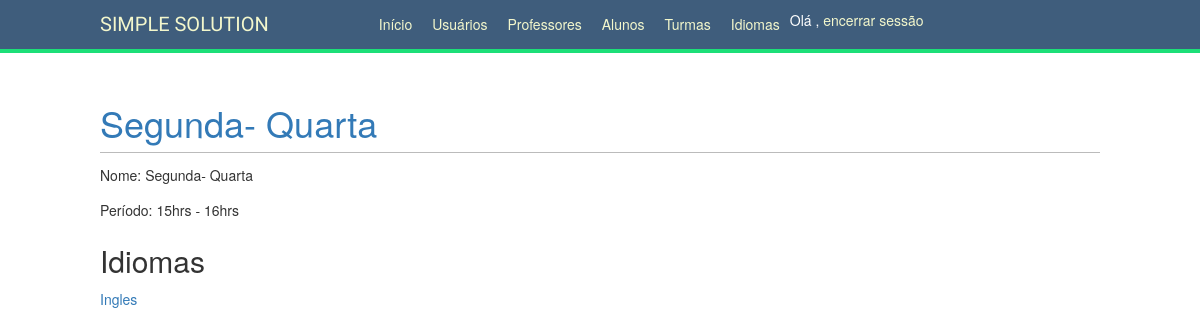
Screenshot of /school/careers/1/ (signed in) with the database file from the repository.
### school/models.py (models this page shows, shortened)
class Career(models.Model):
    name = models.CharField(max_length=80, unique=True)
    code = models.CharField(max_length=25, unique=True)
    subjects = models.ManyToManyField(Subject, blank=True)

class Subject(models.Model):
    STARTER = 'STARTER'
    BASIC = 'BASIC'
    INTERMEDIATE = 'INTERMEDIATE'
    ADVANCED = 'ADVANCED'
    SUBJECT_TYPE_MAP = {
        STARTER: 'STARTER',
        BASIC: 'BASIC',
        INTERMEDIATE: 'INTERMEDIATE',
        ADVANCED: 'ADVANCED',
    }
    SUBJECT_TYPE_CHOICES = (
        (STARTER, SUBJECT_TYPE_MAP[STARTER]),
        (BASIC, SUBJECT_TYPE_MAP[BASIC]),
        (INTERMEDIATE, SUBJECT_TYPE_MAP[INTERMEDIATE]),
        (ADVANCED, SUBJECT_TYPE_MAP[ADVANCED]),
    )
    name = models.CharField(max_length=80, unique=True)
    code = models.CharField(max_length=25, unique=True, auto_created=True)
    subject_type = models.CharField(
        max_length=12,
        choices=SUBJECT_TYPE_CHOICES,
    )
    professors = models.ManyToManyField(Professor, blank=True)
    students = models.ManyToManyField('Student', blank=True)

### school/views.py (the view)
# urls.py: path('careers/<int:career_id>/', views.career_detail, name='career_detail'),
@staff_member_required
def career_detail(request, career_id):
    career = get_object_or_404(Career, pk=career_id)
    return render(request, 'school/career/detail.html', {'section': 'careers',
                                                         'career': career})

### school/templates/school/career/detail.html (shortened to what this page needs)
{% extends "base.html" %}
{% block content %}
    <h1><a href="{% url "career_edit" career.id %}">{{ career.name }}</a></h1>
    <p>Nome: {{ career.name }}</p>
    <p>Período: {{ career.code }}</p>
    <h2>Idiomas</h2>
    {% for subject in career.subjects.all %}
        <p><a href="{% url "subject_detail" subject.id %}">{{ subject.name }}</a></p>
    {% endfor %}
{% endblock %}

### account/static/css/base.css (style rules this page uses)
body { margin:0; padding:0; font-family:helvetica, sans-VITRif; }
p { line-height: 1.8; }
a { color:#120a8f; text-decoration:none; }
h1, h2, h3, h4, h5 , h6 { font-family: 'Muli', sans-VITRif; font-weight:normal; }
h1 { border-bottom:1px solid #bbb; padding:0 0 10px 0; margin:10px 0 20px 0; }
h2 { margin:30px 0 20px; }

### rows the page displays
Career: name "Segunda- Quarta", code "15hrs - 16hrs"
Subject: name "Ingles"
